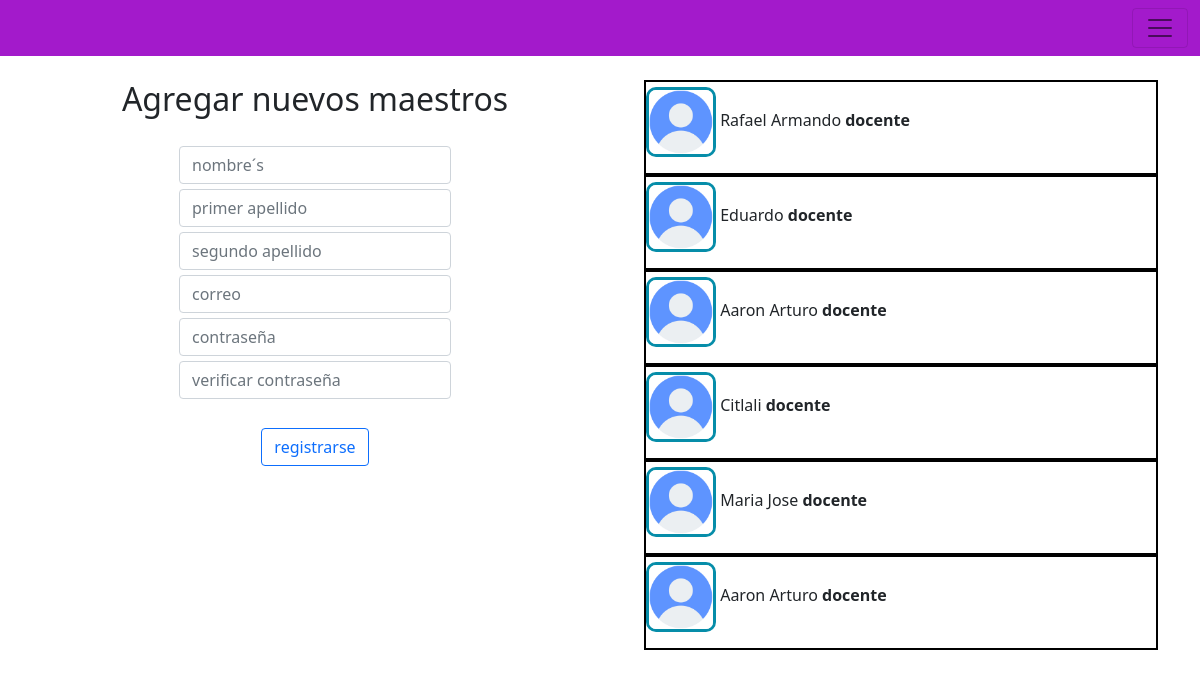
Screenshot of /public/Mestros.php with the database file from the repository.
### tables this page shows
CREATE TABLE `usuarios` (
  `id` int NOT NULL,
  `nombres` varchar(100) NOT NULL,
  `apellidoPat` varchar(100) NOT NULL,
  `apellidoMat` varchar(100) NOT NULL,
  `correo` varchar(100) NOT NULL,
  `password` varchar(100) NOT NULL,
  `rol` varchar(25) NOT NULL,
  `foto` varchar(100) NOT NULL
);

### public/Mestros.php (the view, shortened to what this page needs)
<?php
$con = conectar();
include("../admin/menuAdmin.php");
?>
<div class="container">
    <div class="row">
        <div class="col-lg-6 col-md-6 col-sm-12">
            <div><br>
                <center>
                    <h2>Agregar nuevos maestros</h2>
                    <form action="" method="post" enctype="multipart/form-data" style="padding: 15px;">
                        <input type="text" value="<?php echo $_POST['nombres'] ?>" required name="nombres" placeholder="nombre´s" style="width: 17rem; margin: 5px;" class="form-control">
                        <input type="text" value="<?php echo $_POST['apellidoPat'] ?>" required name="apellidoPat" placeholder="primer apellido" style="width: 17rem; margin: 5px;" class="form-control">
                        <input type="text" required value="<?php echo $_POST['apellidoMat'] ?>" name="apellidoMat" placeholder="segundo apellido" style="width: 17rem; margin: 5px;" class="form-control">
                        <input type="text" required value="<?php echo $_POST['correo'] ?>" name="correo" placeholder="correo" style="width: 17rem; margin: 5px;" class="form-control">
                        <input type="password" required name="password" placeholder="contraseña" style="width: 17rem; margin: 5px;" class="form-control">
                        <input type="password" required name="verifiPass" placeholder="verificar contraseña" style="width: 17rem; margin: 5px;" class="form-control">
                        <input type="hidden" required name="foto" value="../img/avatar/inicio.jpg"><br>
                        <input type="submit" class="btn btn-outline-primary" value="registrarse" name="registrar">
                    </form>
                </center>
            </div>
        </div>
        <div class="col-lg-6 col-md-6 col-sm-12"><br>
            <ul style="list-style-type: none;">
                <?php
                $totalR = mysqli_query($con, "SELECT * FROM `usuarios` WHERE rol LIKE 'docente' order by id desc limit 6");
                while ($reg = mysqli_fetch_array($totalR)) {
                ?>
                    <li style="display:inline;">
                        <div style="border: 2px black solid; padding: 5px 0px 0px 0px;">
                            <p><img style="border: 3px rgb(6, 141, 169) solid; border-radius: 10px;" src="<?php echo $reg['foto']; ?>" height="70px">
                                <?php echo ucwords($reg['nombres']) . " " . $reg['cooreo'] . " " ?><b><?php echo $reg['rol']; ?></b></p>
                        </div>
                    </li>
                <?php
                }
                ?>
            </ul>
        </div>
    </div>
</div>
<?php
include('../admin/footer.php')
?>

### admin/menuAdmin.php (shortened to what this page needs)
<html lang="en">
<head>
    <link rel="stylesheet" href="../css/bootstrap.min.css">
    <link rel="stylesheet" href="../css/style.css">
</head>
<body>
    <nav class="navbar navbar-light" style="background-color: rgb(163, 26, 203); position:sticky; top: 0; width: 100%; z-index: 9999;" id="nav-fijo">
        <div class="container-fluid">
            <button class="navbar-toggler" type="button" data-bs-toggle="offcanvas" data-bs-target="#offcanvasNavbar" aria-controls="offcanvasNavbar" name="boton">
                <span class="navbar-toggler-icon"></span>
            </button>
        </div>
    </nav>

### admin/footer.php (shortened to what this page needs)
</body>
</html>

### rows the page displays
usuarios: foto (picture), nombres "Rafael Armando", rol "docente"
usuarios: foto (picture), nombres "Eduardo", rol "docente"
usuarios: foto (picture), nombres "Aaron Arturo", rol "docente"
usuarios: foto (picture), nombres "Citlali", rol "docente"
usuarios: foto (picture), nombres "Maria Jose", rol "docente"
usuarios: foto (picture), nombres "Aaron Arturo", rol "docente"
